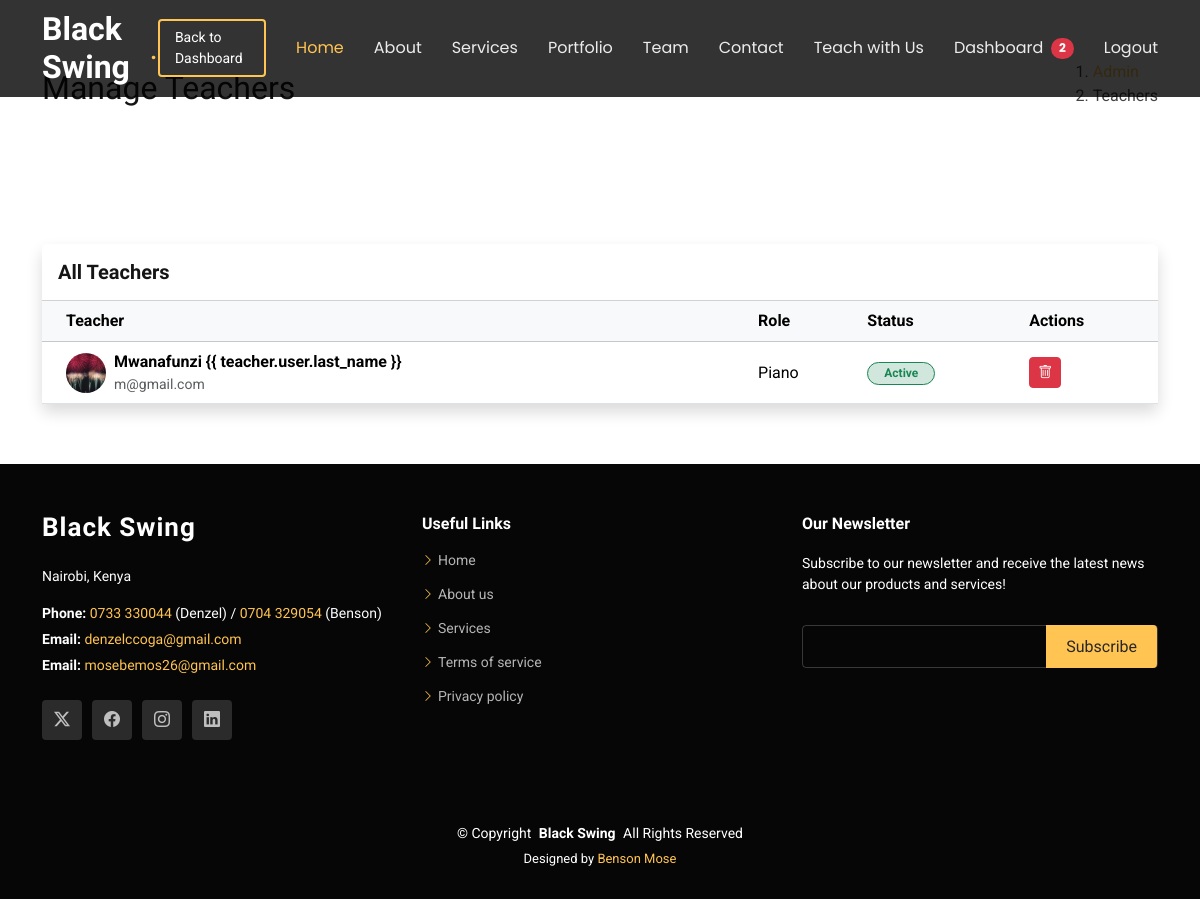
/dashboard/admin/teachers/ (signed in), run on an earlier commit of the app's database.
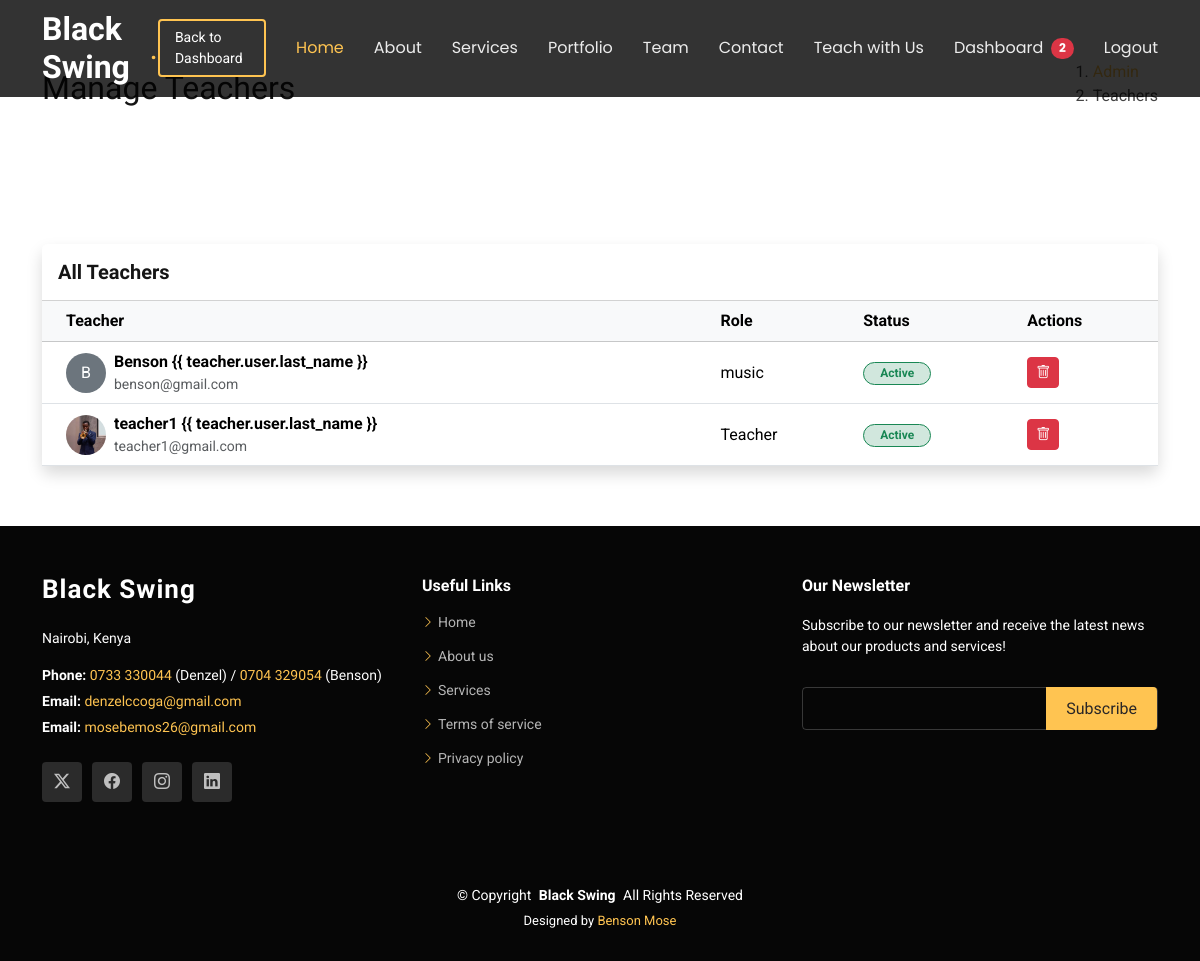
And on a later commit of the database.
### accounts/models.py (models this page shows, shortened)
class MemberProfile(models.Model):
    user = models.OneToOneField(CustomUser, on_delete=models.CASCADE, related_name='member_profile')
    role = models.CharField(max_length=100, help_text="e.g. Guitarist, Vocalist")
    bio = models.TextField(blank=True)
    image = models.ImageField(upload_to='team_images/', blank=True, null=True)
    is_approved = models.BooleanField(default=False, db_index=True)
    twitter_link = models.URLField(blank=True)
    facebook_link = models.URLField(blank=True)
    instagram_link = models.URLField(blank=True)
    linkedin_link = models.URLField(blank=True)

class CustomUser(AbstractUser):
    is_member = models.BooleanField(default=False)
    is_student = models.BooleanField(default=False)

### dashboard/views.py (the view)
# urls.py: path('admin/teachers/', views.manage_teachers, name='manage_teachers'),
@login_required
def manage_teachers(request):
    if not request.user.is_superuser:
        return redirect('dashboard_redirect')
    teachers = MemberProfile.objects.all().order_by('is_approved', 'user__first_name')
    return render(request, 'dashboard/manage_teachers.html', {'teachers': teachers})

### core/context_processors.py (called while the page is built)
def unread_messages_count(request):
    if request.user.is_authenticated and request.user.is_superuser:
        messages_count = ContactMessage.objects.filter(is_read=False).count()
        bookings_count = ServiceBooking.objects.filter(is_read=False).count()
        return {'unread_messages_count': messages_count + bookings_count}
    return {}

### templates/dashboard/manage_teachers.html (shortened to what this page needs)
{% extends 'base.html' %}
{% load static %}
{% block content %}
<section class="breadcrumbs">
    <div class="container">
        <div class="d-flex justify-content-between align-items-center">
            <h2>Manage Teachers</h2>
            <ol>
                <li><a href="{% url 'admin_dashboard' %}">Admin</a></li>
                <li>Teachers</li>
            </ol>
        </div>
    </div>
</section>
<section class="inner-page">
    <div class="container">
        <div class="card shadow border-0">
            <div class="card-header bg-white py-3 d-flex justify-content-between align-items-center">
                <h5 class="mb-0 fw-bold">All Teachers</h5>
            </div>
            <div class="card-body p-0">
                <div class="table-responsive">
                    <table class="table table-hover align-middle mb-0">
                        <thead class="table-light">
                            <tr>
                                <th class="ps-4">Teacher</th>
                                <th>Role</th>
                                <th>Status</th>
                                <th>Actions</th>
                            </tr>
                        </thead>
                        <tbody>
                            {% for teacher in teachers %}
                            <tr>
                                <td class="ps-4">
                                    <div class="d-flex align-items-center">
                                        {% if teacher.image %}
                                        <img src="{{ teacher.image.url }}" class="rounded-circle me-2" width="40"
                                            height="40" style="object-fit: cover;">
                                        {% else %}
                                        <div class="bg-secondary text-white rounded-circle d-flex align-items-center justify-content-center me-2"
                                            style="width: 40px; height: 40px;">{{ teacher.user.first_name|first }}</div>
                                        {% endif %}
                                        <div>
                                            <div class="fw-bold">{{ teacher.user.first_name }} {{ teacher.user.last_name
                                                }}</div>
                                            <div class="small text-muted">{{ teacher.user.email }}</div>
                                        </div>
                                    </div>
                                </td>
                                <td>{{ teacher.role }}</td>
                                <td>
                                    {% if teacher.is_approved %}
                                    <span
                                        class="badge bg-success-subtle text-success border border-success px-3 rounded-pill">Active</span>
                                    {% else %}
                                    <span
                                        class="badge bg-warning-subtle text-warning border border-warning px-3 rounded-pill">Pending</span>
                                    {% endif %}
                                </td>
                                <td>
                                    <a href="{% url 'delete_teacher' teacher.id %}" class="btn btn-sm btn-danger"
                                        onclick="return confirm('Are you sure? This will delete the user account entirely.')"
                                        title="Delete">
                                        <i class="bi bi-trash"></i>
                                    </a>
                                </td>
                            </tr>
                            {% empty %}
                            <tr>
                                <td colspan="4" class="text-center py-4 text-muted">No teachers found.</td>
                            </tr>
                            {% endfor %}
                        </tbody>
                    </table>
                </div>
            </div>
        </div>
    </div>
</section>
{% endblock %}

What changed in the data, as far as the page shows it:
removed MemberProfile: image (picture), user.first_name "Mwanafunzi", user.email "m@gmail.com", role "Piano", is_approved "Active"
added MemberProfile: user.first_name|first "B", user.first_name "Benson", user.email "benson@gmail.com", role "music", is_approved "Active"
added MemberProfile: image (picture), user.first_name "teacher1", user.email "teacher1@gmail.com", role "Teacher", is_approved "Active"
